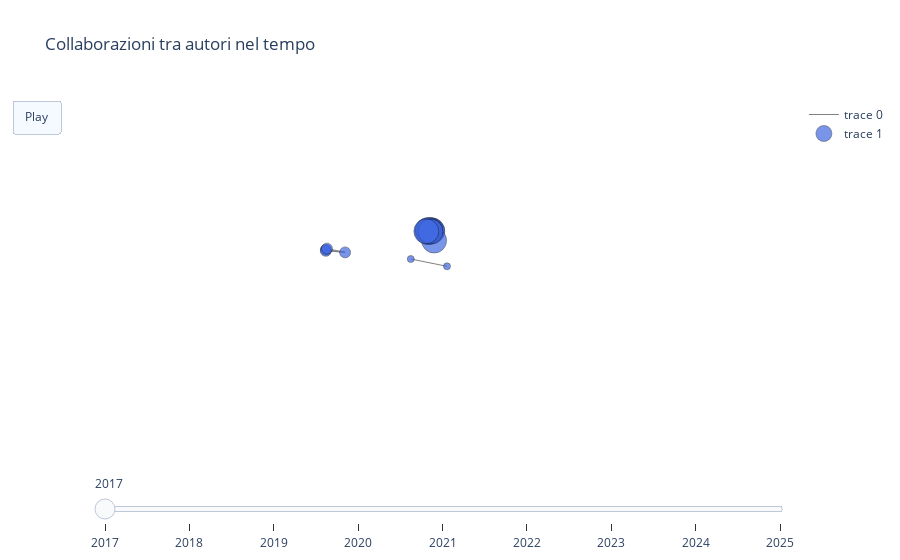

Notebook cell for this chart:
### Code cell
#Calcolo del layout su TUTTI i nodi (coerenza tra anni)
G_totale = nx.compose_all(grafi_per_anno.values())
pos = nx.spring_layout(G_totale, seed=42)  # layout “a molla”, riproducibile
def plot_graph_plotly(G, pos):
    edge_x, edge_y = [], []
    for u, v in G.edges():
        x0, y0 = pos[u]
        x1, y1 = pos[v]
        edge_x += [x0, x1, None]
        edge_y += [y0, y1, None]
    edge_trace = go.Scatter(
        x=edge_x, y=edge_y,
        mode="lines",
        line=dict(width=1, color="gray"),
        hoverinfo="none"
    )
    node_x, node_y, hover_text = [], [], []
    sizes = []
    for node in G.nodes():
        x, y = pos[node]
        node_x.append(x)
        node_y.append(y)
        hover_text.append(f"{node}<br>Collaborazioni: {G.degree(node)}")
        sizes.append(5 + G.degree(node) * 2)  # dimensione proporzionale al grado
    node_trace = go.Scatter(
        x=node_x, y=node_y,
        mode="markers",
        hoverinfo="text",
        text=hover_text,
        marker=dict(
            size=sizes,
            color="royalblue",
            line=dict(width=0.5, color="black")
        )
    )
    return edge_trace, node_trace
frames = []
for anno in sorted(grafi_per_anno.keys()):
    edge, node = plot_graph_plotly(grafi_per_anno[anno], pos)
    frames.append(go.Frame(
        data=[edge, node],
        name=str(anno),
        layout=go.Layout(title_text=f"Collaborazioni tra autori – {anno}")
    ))
fig = go.Figure(
    data=frames[0].data,
    frames=frames,
    layout=go.Layout(
        title="Collaborazioni tra autori nel tempo",
        paper_bgcolor="white",
        plot_bgcolor="white",
        xaxis=dict(range=[-1.1, 1.1], showgrid=False, zeroline=False, visible=False),
        yaxis=dict(range=[-1.1, 1.1], showgrid=False, zeroline=False, visible=False),
        updatemenus=[{
            "type": "buttons",
            "buttons": [{
                "label": "Play",
                "method": "animate",
                "args": [
                    None,
                    {
                        "frame": {"duration": 2000, "redraw": True},
                        "transition": {"duration": 500},
                        "fromcurrent": True
                    }
                ]
            }]
        }],
        sliders=[{
            "steps": [
                {"method": "animate", "args": [[f.name]], "label": f.name}
                for f in frames
            ]
        }]
    )
)
fig.show()

### Figure 1 — Plotly figure (JSON) as saved in the notebook; plotly's stock layout.template omitted (floating-point values rounded to 4 significant figures; data arrays with more than 128 entries replaced by an {"elided": "..."} marker saying what was removed)
{"data": [{"hoverinfo": "none", "line": {"color": "gray", "width": 1}, "mode": "lines", "type": "scatter", "x": {"elided": "186 float values"}, "y": {"elided": "186 float values"}}, {"hoverinfo": "text", "marker": {"color": "royalblue", "line": {"color": "black", "width": 0.5}, "size": [25, 25, 25, 25, 25, 25, 25, 25, 25, 25, 25, 7, 7, 11, 11, 11, 11]}, "mode": "markers", "text": ["Altenkirch<br>Collaborazioni: 10", "T.; Chaudhuri<br>Collaborazioni: 10", "K.; Dowek<br>Collaborazioni: 10", "G.; Felty<br>Collaborazioni: 10", "A.; Filinski<br>Collaborazioni: 10", "A.; Miculan<br>Collaborazioni: 10", "M.; Rabe<br>Collaborazioni: 10", "F.; Ricciotti<br>Collaborazioni: 10", "W.; Sacerdoti Coen<br>Collaborazioni: 10", "C.S.; Sojakova<br>Collaborazioni: 10", "K.<br>Collaborazioni: 10", "Corbatto<br>Collaborazioni: 1", "M.<br>Collaborazioni: 1", "Omodeo<br>Collaborazioni: 3", "E.G.; Policriti<br>Collaborazioni: 3", "A.; Tomescu<br>Collaborazioni: 3", "A.I.<br>Collaborazioni: 3"], "type": "scatter", "x": [-0.03333, -0.0483, -0.04109, -0.03222, -0.03884, -0.02653, -0.04712, -0.04041, -0.04572, -0.03766, -0.05108, -0.1004, 0.01421, -0.3691, -0.3082, -0.3693, -0.3657], "y": [0.2853, 0.2829, 0.2746, 0.2798, 0.2882, 0.2215, 0.2753, 0.2829, 0.2871, 0.2776, 0.279, 0.1062, 0.06062, 0.1645, 0.1476, 0.1575, 0.171]}], "layout": {"paper_bgcolor": "white", "plot_bgcolor": "white", "sliders": [{"steps": [{"args": [["2017"]], "label": "2017", "method": "animate"}, {"args": [["2018"]], "label": "2018", "method": "animate"}, {"args": [["2019"]], "label": "2019", "method": "animate"}, {"args": [["2020"]], "label": "2020", "method": "animate"}, {"args": [["2021"]], "label": "2021", "method": "animate"}, {"args": [["2022"]], "label": "2022", "method": "animate"}, {"args": [["2023"]], "label": "2023", "method": "animate"}, {"args": [["2024"]], "label": "2024", "method": "animate"}, {"args": [["2025"]], "label": "2025", "method": "animate"}]}], "title": {"text": "Collaborazioni tra autori nel tempo"}, "updatemenus": [{"buttons": [{"args": [null, {"frame": {"duration": 2000, "redraw": true}, "fromcurrent": true, "transition": {"duration": 500}}], "label": "Play", "method": "animate"}], "type": "buttons"}], "xaxis": {"range": [-1.1, 1.1], "showgrid": false, "visible": false, "zeroline": false}, "yaxis": {"range": [-1.1, 1.1], "showgrid": false, "visible": false, "zeroline": false}}}
